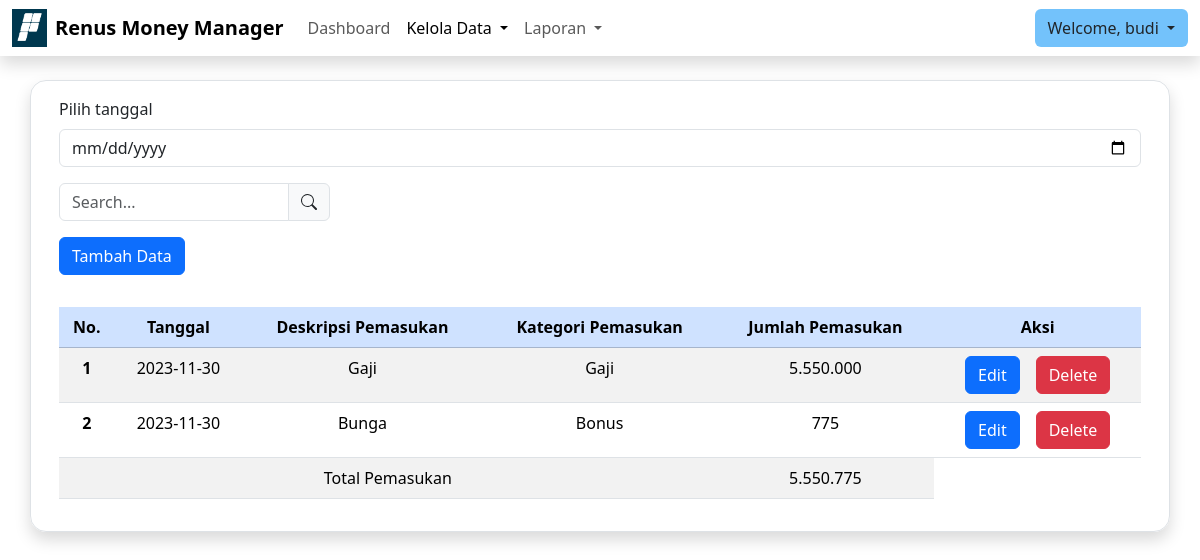
Screenshot of /kelolaPemasukan.php?filter_tgl=2023-11-30 (signed in) with the database file from the repository.
### tables this page shows
CREATE TABLE `pemasukan` (
  `id_pemasukan` int(11) NOT NULL,
  `tanggal` date NOT NULL,
  `deskripsi` varchar(50) NOT NULL,
  `id_kategori` int(11) NOT NULL,
  `jumlah` int(11) NOT NULL,
  `id_user` int(11) NOT NULL
);

CREATE TABLE `kategori_pemasukan` (
  `id_kategori` int(11) NOT NULL,
  `nama_kategori` varchar(255) NOT NULL
);

### functions/query.php (called while the page is built)
<?php
    $db = mysqli_connect('localhost', 'u749483805_cash', 'Ramadani1234?', 'u749483805_cash');
    if (mysqli_connect_error() == true) {
        die('Gagal terhubung ke database');
        return false;
    } else {
        return true;
    }
    function query($query) {
        global $db;
        $result = mysqli_query($db, $query);
        $rows = [];
        while( $row = mysqli_fetch_assoc($result) ) {
            $rows[] = $row;
        }
        return $rows;
    }
?>

### kelolaPemasukan.php (the view, shortened to what this page needs)
<?php
    require 'functions/query.php';
    if(isset($_COOKIE['login'])) {
        if ($_COOKIE['level'] == 'user') {
            $_SESSION['login'] = true;
            $username = $_COOKIE['login'];
            $id = $_COOKIE['id'];
        }
        elseif ($_COOKIE['level'] == 'admin') {
            $_SESSION['login'] = true;
            header('Location: kelolaPengguna');
        }
    }
    elseif ($_SESSION['role'] == 'user') {
        $username = $_SESSION['user'];
        $id = $_SESSION['id'];
    }
    else {
        if ($_SESSION['role'] == 'admin') {
            header('Location: kelolaPengguna');
            exit;
        }
    }
    if (isset($_GET['filter_tgl'])) {
        $date = $_GET['filter_tgl'];
        $queryPemasukan = "SELECT * FROM pemasukan
                            JOIN kategori_pemasukan ON pemasukan.id_kategori = kategori_pemasukan.id_kategori
                            WHERE tanggal = '$date' AND id_user = '$id'
                            ORDER BY tanggal DESC
                            ";
    }
    $pemasukan = query($queryPemasukan);
?>
<!DOCTYPE html>
<html lang="en">
<head>
    <link href="https://cdn.jsdelivr.net/npm/bootstrap@5.3.2/dist/css/bootstrap.min.css" rel="stylesheet">
</head>
<body>
    <nav class="navbar navbar-expand-lg bg-white shadow sticky-top">
        <div class="container-fluid">
            <img src="img/rns.png" width="35px">
            <div class="ms-2 navbar-brand fw-bold">Renus Money Manager</div>
            <div class="collapse navbar-collapse" id="navbarSupportedContent">
                <ul class="navbar-nav me-auto mb-2 mb-lg-0">
                    <li class="nav-item">
                        <a class="nav-link" aria-current="page" href="dashboard">Dashboard</a>
                    </li>
                    <li class="nav-item dropdown">
                        <a class="nav-link active dropdown-toggle" href="#" role="button" data-bs-toggle="dropdown" aria-expanded="false">
                            Kelola Data
                        </a>
                    </li>
                    <li class="nav-item dropdown">
                        <a class="nav-link dropdown-toggle" href="#" role="button" data-bs-toggle="dropdown" aria-expanded="false">
                            Laporan
                        </a>
                    </li>
                </ul>
            </div>
            <div class="dropdown">
                <button class="btn dropdown-toggle" style="background: #73c2fb" type="button" data-bs-toggle="dropdown" aria-expanded="false">
                    Welcome, <?= $username ?>
                </button>
            </div>
        </div>
    </nav>
    <div class="container mt-4 border rounded-4 shadow">
        <div class="row">
            <div class="col">
                <div class="m-3">
                    <form action="kelolaPemasukan" method="GET">
                        <label for="filter" class="mb-2">Pilih tanggal</label>
                        <input type="date"x class="form-control" id="filter" name="filter_tgl" onchange="submit()">
                    </form>
                </div>
                <div class="m-3">
                    <form action="kelolaPemasukan" method="GET" id="search-form">
                        <div class="input-group mb-3 w-25">
                            <input type="text" class="form-control" placeholder="Search..." aria-label="Search" aria-describedby="search-bar" name="search_query">
                            <span class="input-group-text" id="search-bar" onclick="$('#search-form').submit()">
                            </span>
                        </div>
                    </form>
                </div>
                <div class="m-3">
                    <button type="button" class="btn btn-primary" data-bs-toggle="modal" data-bs-target="#modalTambah">
                        Tambah Data
                    </button>
                </div>
                <div class="p-3">
                    <table class="table table-striped text-center">
                        <thead>
                            <tr class="table-primary">
                            <th scope="col">No.</th>
                            <th scope="col">Tanggal</th>
                            <th scope="col">Deskripsi Pemasukan</th>
                            <th scope="col">Kategori Pemasukan</th>
                            <th scope="col">Jumlah Pemasukan</th>
                            <th scope="col">Aksi</th>
                            </tr>
                        </thead>
                        <tbody>
                            <?php
                                $index = 1;
                                $totalPemasukan = 0;
                            ?>
                            <?php foreach($pemasukan as $p) : ?>
                            <tr>
                                <th scope="row"> <?= $index ?> </th>
                                <td> <?= $p['tanggal'] ?> </td>
                                <td> <?= $p['deskripsi'] ?> </td>
                                <td> <?= $p['nama_kategori'] ?> </td>
                                <td> <?= str_replace(',', '.', number_format($p['jumlah'])); ?> </td>
                                <td>
                                    <div class="d-flex justify-content-center">
                                        <button type="button" class="btn btn-primary me-3" data-bs-toggle="modal" data-bs-target="#modalEdit"
                                                data-tgl="<?= $p['tanggal'] ?>" data-deskripsi="<?= $p['deskripsi'] ?>"
                                                data-jumlah="<?= $p['jumlah'] ?>" data-id-pemasukan="<?= $p['id_pemasukan'] ?>">
                                            Edit
                                        </button>
                                        <form action="functions/hapusData" method="POST">
                                            <button type="submit" class="btn btn-danger">Delete</button>
                                        </form>
                                    </div>
                                </td>
                            </tr>
                            <?php
                                $index++;
                                $totalPemasukan += $p['jumlah'];
                            ?>
                            <?php endforeach; ?>
                            <?php if (count($pemasukan) > 0) : ?>
                            <tr>
                                <td colspan="4">Total Pemasukan</td>
                                <td> <?= str_replace(',', '.', number_format($totalPemasukan)); ?> </td>
                            </tr>
                            <?php endif; ?>
                        </tbody>
                    </table>
                </div>
            </div>
        </div>
    </div>
</body>
</html>

### rows the page displays
pemasukan: tanggal "2023-11-30", deskripsi "Gaji", id_kategori.nama_kategori "Gaji", jumlah "5.550.000"
pemasukan: tanggal "2023-11-30", deskripsi "Bunga", id_kategori.nama_kategori "Bonus", jumlah "775"

### other values shown
$username "budi"
str_replace(',', '.', number_format($totalPemasukan)) "5.550.775"
